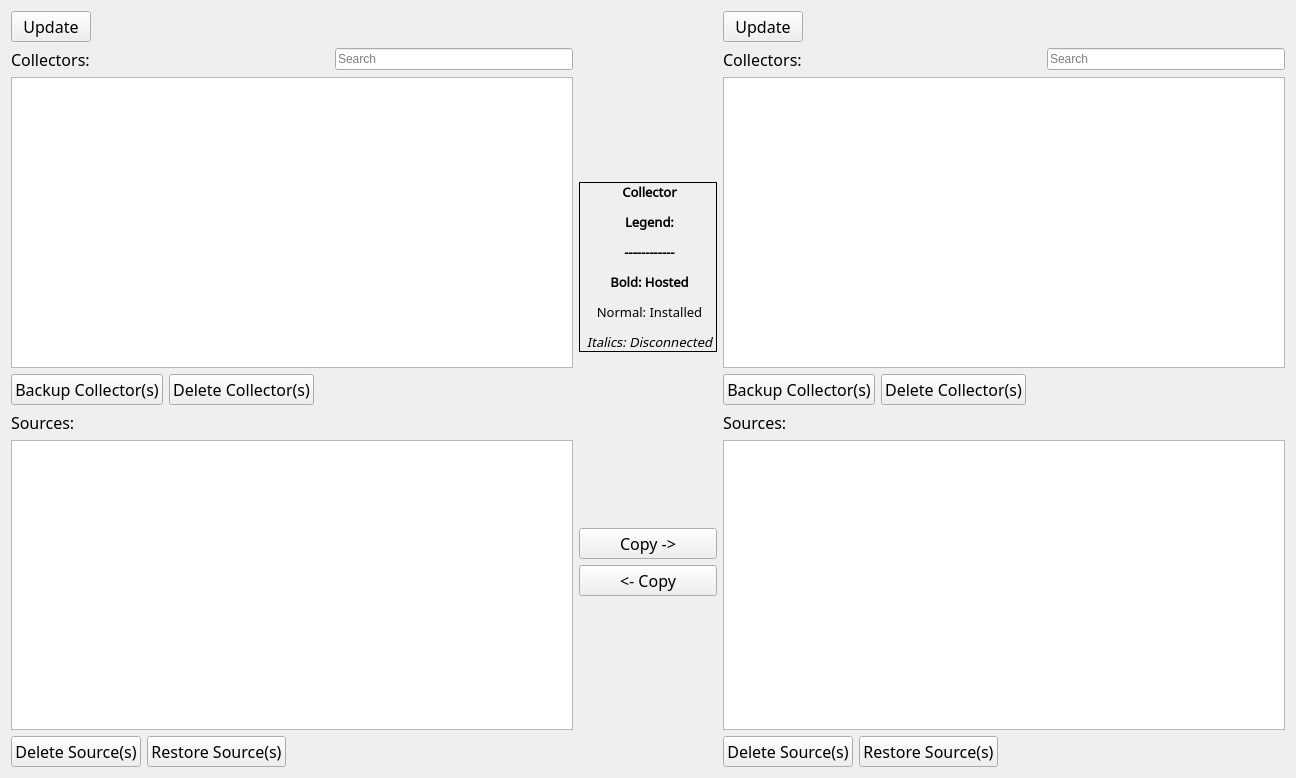
<?xml version="1.0" encoding="UTF-8"?>
<ui version="4.0">
 <class>Form</class>
 <widget class="QWidget" name="Form">
  <property name="geometry">
   <rect>
    <x>0</x>
    <y>0</y>
    <width>1296</width>
    <height>778</height>
   </rect>
  </property>
  <property name="windowTitle">
   <string>Form</string>
  </property>
  <layout class="QHBoxLayout" name="horizontalLayout">
   <item>
    <layout class="QVBoxLayout" name="verticalLayoutCollectorAllLeft">
     <item>
      <layout class="QHBoxLayout" name="horizontalLayoutContentUpdateLeft">
       <item>
        <widget class="QPushButton" name="pushButtonUpdateListLeft">
         <property name="font">
          <font>
           <family>Noto Sans Gothic</family>
           <pointsize>12</pointsize>
          </font>
         </property>
         <property name="contextMenuPolicy">
          <enum>Qt::NoContextMenu</enum>
         </property>
         <property name="toolTip">
          <string>Update the list of collectors based on the region/credentials entered above. </string>
         </property>
         <property name="text">
          <string>Update</string>
         </property>
        </widget>
       </item>
       <item>
        <spacer name="horizontalSpacer">
         <property name="orientation">
          <enum>Qt::Horizontal</enum>
         </property>
         <property name="sizeHint" stdset="0">
          <size>
           <width>40</width>
           <height>20</height>
          </size>
         </property>
        </spacer>
       </item>
      </layout>
     </item>
     <item>
      <layout class="QHBoxLayout" name="horizontalLayoutCollectorLabelLeft">
       <item>
        <widget class="QLabel" name="labelCollectorsLeft">
         <property name="font">
          <font>
           <family>Noto Sans Gothic</family>
           <pointsize>12</pointsize>
          </font>
         </property>
         <property name="text">
          <string>Collectors:</string>
         </property>
        </widget>
       </item>
       <item>
        <spacer name="horizontalSpacer_4">
         <property name="orientation">
          <enum>Qt::Horizontal</enum>
         </property>
         <property name="sizeHint" stdset="0">
          <size>
           <width>40</width>
           <height>20</height>
          </size>
         </property>
        </spacer>
       </item>
       <item>
        <widget class="QLineEdit" name="lineEditCollectorSearchLeft">
         <property name="toolTip">
          <string>Filter the list of collectors based on the string that you type here. This is case sensistive. </string>
         </property>
         <property name="placeholderText">
          <string>Search</string>
         </property>
        </widget>
       </item>
      </layout>
     </item>
     <item>
      <widget class="QListWidget" name="listWidgetCollectorsLeft">
       <property name="font">
        <font>
         <family>Waree</family>
         <pointsize>12</pointsize>
        </font>
       </property>
       <property name="contextMenuPolicy">
        <enum>Qt::NoContextMenu</enum>
       </property>
       <property name="horizontalScrollBarPolicy">
        <enum>Qt::ScrollBarAsNeeded</enum>
       </property>
       <property name="editTriggers">
        <set>QAbstractItemView::NoEditTriggers</set>
       </property>
       <property name="alternatingRowColors">
        <bool>false</bool>
       </property>
       <property name="selectionMode">
        <enum>QAbstractItemView::ExtendedSelection</enum>
       </property>
       <property name="sortingEnabled">
        <bool>true</bool>
       </property>
      </widget>
     </item>
     <item>
      <layout class="QHBoxLayout" name="horizontalLayoutCollectorButtonsLeft">
       <item>
        <widget class="QPushButton" name="pushButtonBackupCollectorLeft">
         <property name="font">
          <font>
           <family>Noto Sans Gothic</family>
           <pointsize>12</pointsize>
          </font>
         </property>
         <property name="toolTip">
          <string>Backup the selected collector(s) to JSON file. There is currently no collector restore, but you can restore source(s) to an existing collector based on this backup. </string>
         </property>
         <property name="text">
          <string>Backup Collector(s)</string>
         </property>
        </widget>
       </item>
       <item>
        <widget class="QPushButton" name="pushButtonDeleteCollectorLeft">
         <property name="font">
          <font>
           <family>Noto Sans Gothic</family>
           <pointsize>12</pointsize>
          </font>
         </property>
         <property name="toolTip">
          <string>Delete the selected collector(s). Be careful. Deleting the wrong one(s) could be very bad. </string>
         </property>
         <property name="text">
          <string>Delete Collector(s)</string>
         </property>
        </widget>
       </item>
       <item>
        <spacer name="horizontalSpacer_3">
         <property name="orientation">
          <enum>Qt::Horizontal</enum>
         </property>
         <property name="sizeHint" stdset="0">
          <size>
           <width>40</width>
           <height>20</height>
          </size>
         </property>
        </spacer>
       </item>
      </layout>
     </item>
     <item>
      <layout class="QHBoxLayout" name="horizontalLayoutCollectorSourceLabelLeft">
       <item>
        <widget class="QLabel" name="labelSourcesLeft">
         <property name="font">
          <font>
           <family>Noto Sans Gothic</family>
           <pointsize>12</pointsize>
          </font>
         </property>
         <property name="text">
          <string>Sources:</string>
         </property>
        </widget>
       </item>
       <item>
        <spacer name="horizontalSpacer_5">
         <property name="orientation">
          <enum>Qt::Horizontal</enum>
         </property>
         <property name="sizeHint" stdset="0">
          <size>
           <width>40</width>
           <height>20</height>
          </size>
         </property>
        </spacer>
       </item>
      </layout>
     </item>
     <item>
      <widget class="QListWidget" name="listWidgetSourcesLeft">
       <property name="font">
        <font>
         <family>Waree</family>
         <pointsize>12</pointsize>
        </font>
       </property>
       <property name="editTriggers">
        <set>QAbstractItemView::NoEditTriggers</set>
       </property>
       <property name="alternatingRowColors">
        <bool>false</bool>
       </property>
       <property name="selectionMode">
        <enum>QAbstractItemView::ExtendedSelection</enum>
       </property>
       <property name="sortingEnabled">
        <bool>true</bool>
       </property>
      </widget>
     </item>
     <item>
      <layout class="QHBoxLayout" name="horizontalLayoutCollectorSourceButtonsLeft">
       <item>
        <widget class="QPushButton" name="pushButtonDeleteSourcesLeft">
         <property name="font">
          <font>
           <family>Noto Sans Gothic</family>
           <pointsize>12</pointsize>
          </font>
         </property>
         <property name="toolTip">
          <string>Delete the selected source(s). Be careful. Deleting the wrong one(s) could be very bad. </string>
         </property>
         <property name="text">
          <string>Delete Source(s)</string>
         </property>
        </widget>
       </item>
       <item>
        <widget class="QPushButton" name="pushButtonRestoreSourcesLeft">
         <property name="font">
          <font>
           <family>Noto Sans Gothic</family>
           <pointsize>12</pointsize>
          </font>
         </property>
         <property name="toolTip">
          <string>Restore source(s) from JSON file, such as a collector backup. Does not create the collector itself though.  </string>
         </property>
         <property name="text">
          <string>Restore Source(s)</string>
         </property>
        </widget>
       </item>
       <item>
        <spacer name="horizontalSpacer_6">
         <property name="orientation">
          <enum>Qt::Horizontal</enum>
         </property>
         <property name="sizeHint" stdset="0">
          <size>
           <width>40</width>
           <height>20</height>
          </size>
         </property>
        </spacer>
       </item>
      </layout>
     </item>
    </layout>
   </item>
   <item>
    <layout class="QVBoxLayout" name="verticalLayoutCollectorCentralButtons">
     <item>
      <spacer name="verticalSpacer_5">
       <property name="orientation">
        <enum>Qt::Vertical</enum>
       </property>
       <property name="sizeHint" stdset="0">
        <size>
         <width>20</width>
         <height>40</height>
        </size>
       </property>
      </spacer>
     </item>
     <item>
      <widget class="QLabel" name="labelCollectorLegend">
       <property name="sizePolicy">
        <sizepolicy hsizetype="Fixed" vsizetype="Fixed">
         <horstretch>0</horstretch>
         <verstretch>0</verstretch>
        </sizepolicy>
       </property>
       <property name="font">
        <font>
         <family>Noto Sans Gothic</family>
         <pointsize>10</pointsize>
         <weight>75</weight>
         <bold>true</bold>
        </font>
       </property>
       <property name="frameShape">
        <enum>QFrame::Box</enum>
       </property>
       <property name="text">
        <string>&lt;html&gt;&lt;head/&gt;&lt;body&gt;&lt;p align=&quot;center&quot;&gt;Collector&lt;/p&gt;&lt;p align=&quot;center&quot;&gt;Legend:&lt;/p&gt;&lt;p align=&quot;center&quot;&gt;------------&lt;/p&gt;&lt;p align=&quot;center&quot;&gt;Bold: Hosted&lt;/p&gt;&lt;p align=&quot;center&quot;&gt;&lt;span style=&quot; font-weight:400;&quot;&gt;Normal: Installed&lt;/span&gt;&lt;/p&gt;&lt;p align=&quot;center&quot;&gt;&lt;span style=&quot; font-weight:400; font-style:italic;&quot;&gt;Italics: Disconnected&lt;/span&gt;&lt;/p&gt;&lt;/body&gt;&lt;/html&gt;</string>
       </property>
      </widget>
     </item>
     <item>
      <spacer name="verticalSpacer_6">
       <property name="orientation">
        <enum>Qt::Vertical</enum>
       </property>
       <property name="sizeHint" stdset="0">
        <size>
         <width>20</width>
         <height>40</height>
        </size>
       </property>
      </spacer>
     </item>
     <item>
      <widget class="QPushButton" name="pushButtonCopySourcesLeftToRight">
       <property name="font">
        <font>
         <family>Noto Sans Gothic</family>
         <pointsize>12</pointsize>
        </font>
       </property>
       <property name="contextMenuPolicy">
        <enum>Qt::NoContextMenu</enum>
       </property>
       <property name="toolTip">
        <string>Copy the selected source(s) from the left to the selected collector(s) on the right. Use this to mass deploy sources to many collectors. </string>
       </property>
       <property name="text">
        <string>Copy -&gt;</string>
       </property>
      </widget>
     </item>
     <item>
      <widget class="QPushButton" name="pushButtonCopySourcesRightToLeft">
       <property name="font">
        <font>
         <family>Noto Sans Gothic</family>
         <pointsize>12</pointsize>
        </font>
       </property>
       <property name="contextMenuPolicy">
        <enum>Qt::NoContextMenu</enum>
       </property>
       <property name="toolTip">
        <string>Copy the selected source(s) from the right to the selected collector(s) on the left. Use this to mass deploy sources to many collectors. </string>
       </property>
       <property name="text">
        <string>&lt;- Copy</string>
       </property>
      </widget>
     </item>
     <item>
      <spacer name="verticalSpacer_7">
       <property name="orientation">
        <enum>Qt::Vertical</enum>
       </property>
       <property name="sizeHint" stdset="0">
        <size>
         <width>20</width>
         <height>40</height>
        </size>
       </property>
      </spacer>
     </item>
    </layout>
   </item>
   <item>
    <layout class="QVBoxLayout" name="verticalLayoutCollectorAllRight">
     <item>
      <layout class="QHBoxLayout" name="horizontalLayoutContentUpdateRight">
       <item>
        <widget class="QPushButton" name="pushButtonUpdateListRight">
         <property name="font">
          <font>
           <family>Noto Sans Gothic</family>
           <pointsize>12</pointsize>
          </font>
         </property>
         <property name="contextMenuPolicy">
          <enum>Qt::NoContextMenu</enum>
         </property>
         <property name="toolTip">
          <string>Update the list of collectors based on the region/credentials entered above. </string>
         </property>
         <property name="text">
          <string>Update</string>
         </property>
        </widget>
       </item>
       <item>
        <spacer name="horizontalSpacer_2">
         <property name="orientation">
          <enum>Qt::Horizontal</enum>
         </property>
         <property name="sizeHint" stdset="0">
          <size>
           <width>40</width>
           <height>20</height>
          </size>
         </property>
        </spacer>
       </item>
      </layout>
     </item>
     <item>
      <layout class="QHBoxLayout" name="horizontalLayoutCollectorLabelRIght">
       <item>
        <widget class="QLabel" name="labelCollectorsRight">
         <property name="font">
          <font>
           <family>Noto Sans Gothic</family>
           <pointsize>12</pointsize>
          </font>
         </property>
         <property name="text">
          <string>Collectors:</string>
         </property>
        </widget>
       </item>
       <item>
        <spacer name="horizontalSpacer_7">
         <property name="orientation">
          <enum>Qt::Horizontal</enum>
         </property>
         <property name="sizeHint" stdset="0">
          <size>
           <width>40</width>
           <height>20</height>
          </size>
         </property>
        </spacer>
       </item>
       <item>
        <widget class="QLineEdit" name="lineEditCollectorSearchRight">
         <property name="toolTip">
          <string>Filter the list of collectors based on the string that you type here. This is case sensistive. </string>
         </property>
         <property name="placeholderText">
          <string>Search</string>
         </property>
        </widget>
       </item>
      </layout>
     </item>
     <item>
      <widget class="QListWidget" name="listWidgetCollectorsRight">
       <property name="font">
        <font>
         <family>Waree</family>
         <pointsize>12</pointsize>
        </font>
       </property>
       <property name="contextMenuPolicy">
        <enum>Qt::NoContextMenu</enum>
       </property>
       <property name="editTriggers">
        <set>QAbstractItemView::NoEditTriggers</set>
       </property>
       <property name="alternatingRowColors">
        <bool>false</bool>
       </property>
       <property name="selectionMode">
        <enum>QAbstractItemView::ExtendedSelection</enum>
       </property>
       <property name="sortingEnabled">
        <bool>true</bool>
       </property>
      </widget>
     </item>
     <item>
      <layout class="QHBoxLayout" name="horizontalLayoutCollectorButtonsRight">
       <item>
        <widget class="QPushButton" name="pushButtonBackupCollectorRight">
         <property name="font">
          <font>
           <family>Noto Sans Gothic</family>
           <pointsize>12</pointsize>
          </font>
         </property>
         <property name="toolTip">
          <string>Backup the selected collector(s) to JSON file. There is currently no collector restore, but you can restore source(s) to an existing collector based on this backup. </string>
         </property>
         <property name="text">
          <string>Backup Collector(s)</string>
         </property>
        </widget>
       </item>
       <item>
        <widget class="QPushButton" name="pushButtonDeleteCollectorRight">
         <property name="font">
          <font>
           <family>Noto Sans Gothic</family>
           <pointsize>12</pointsize>
          </font>
         </property>
         <property name="toolTip">
          <string>Delete the selected collector(s). Be careful. Deleting the wrong one(s) could be very bad. </string>
         </property>
         <property name="text">
          <string>Delete Collector(s)</string>
         </property>
        </widget>
       </item>
       <item>
        <spacer name="horizontalSpacer_8">
         <property name="orientation">
          <enum>Qt::Horizontal</enum>
         </property>
         <property name="sizeHint" stdset="0">
          <size>
           <width>40</width>
           <height>20</height>
          </size>
         </property>
        </spacer>
       </item>
      </layout>
     </item>
     <item>
      <layout class="QHBoxLayout" name="horizontalLayoutCollectorSourceLabelRight">
       <item>
        <widget class="QLabel" name="labelSourcesRight">
         <property name="font">
          <font>
           <family>Noto Sans Gothic</family>
           <pointsize>12</pointsize>
          </font>
         </property>
         <property name="text">
          <string>Sources:</string>
         </property>
        </widget>
       </item>
       <item>
        <spacer name="horizontalSpacer_9">
         <property name="orientation">
          <enum>Qt::Horizontal</enum>
         </property>
         <property name="sizeHint" stdset="0">
          <size>
           <width>40</width>
           <height>20</height>
          </size>
         </property>
        </spacer>
       </item>
      </layout>
     </item>
     <item>
      <widget class="QListWidget" name="listWidgetSourcesRight">
       <property name="font">
        <font>
         <family>Waree</family>
         <pointsize>12</pointsize>
        </font>
       </property>
       <property name="contextMenuPolicy">
        <enum>Qt::NoContextMenu</enum>
       </property>
       <property name="editTriggers">
        <set>QAbstractItemView::NoEditTriggers</set>
       </property>
       <property name="alternatingRowColors">
        <bool>false</bool>
       </property>
       <property name="selectionMode">
        <enum>QAbstractItemView::ExtendedSelection</enum>
       </property>
       <property name="sortingEnabled">
        <bool>true</bool>
       </property>
      </widget>
     </item>
     <item>
      <layout class="QHBoxLayout" name="horizontalLayoutCollectorSourceButtonsRight">
       <item>
        <widget class="QPushButton" name="pushButtonDeleteSourcesRight">
         <property name="font">
          <font>
           <family>Noto Sans Gothic</family>
           <pointsize>12</pointsize>
          </font>
         </property>
         <property name="toolTip">
          <string>Delete the selected source(s). Be careful. Deleting the wrong one(s) could be very bad. </string>
         </property>
         <property name="text">
          <string>Delete Source(s)</string>
         </property>
        </widget>
       </item>
       <item>
        <widget class="QPushButton" name="pushButtonRestoreSourcesRight">
         <property name="font">
          <font>
           <family>Noto Sans Gothic</family>
           <pointsize>12</pointsize>
          </font>
         </property>
         <property name="toolTip">
          <string>Restore source(s) from JSON file, such as a collector backup. Does not create the collector itself though.  </string>
         </property>
         <property name="text">
          <string>Restore Source(s)</string>
         </property>
        </widget>
       </item>
       <item>
        <spacer name="horizontalSpacer_10">
         <property name="orientation">
          <enum>Qt::Horizontal</enum>
         </property>
         <property name="sizeHint" stdset="0">
          <size>
           <width>40</width>
           <height>20</height>
          </size>
         </property>
        </spacer>
       </item>
      </layout>
     </item>
    </layout>
   </item>
  </layout>
 </widget>
 <resources/>
 <connections/>
</ui>
